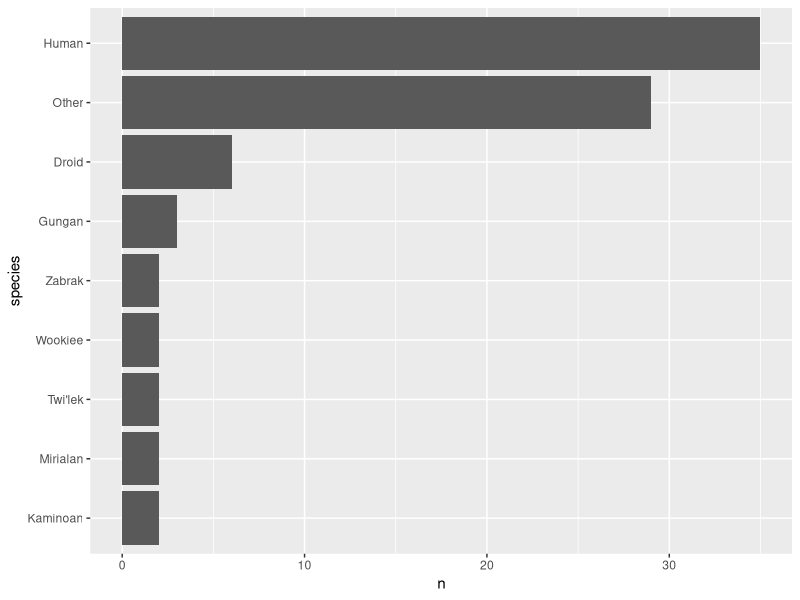
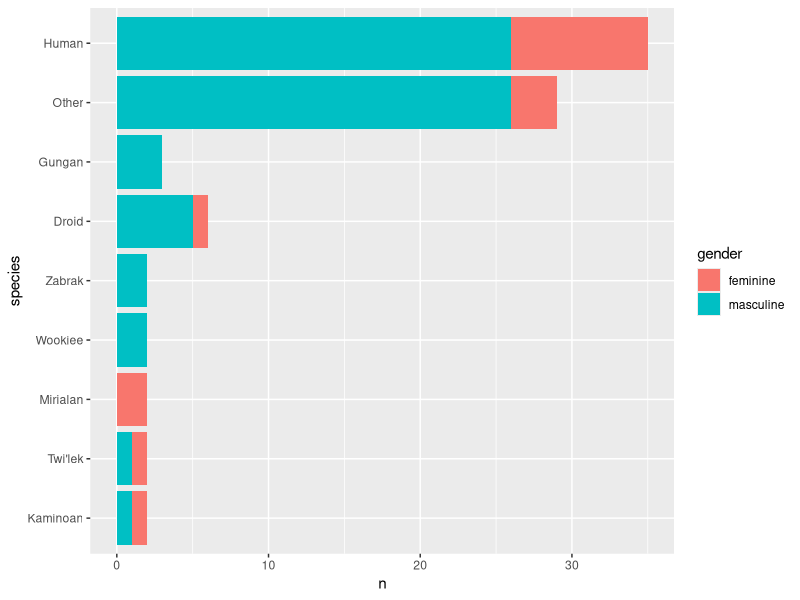
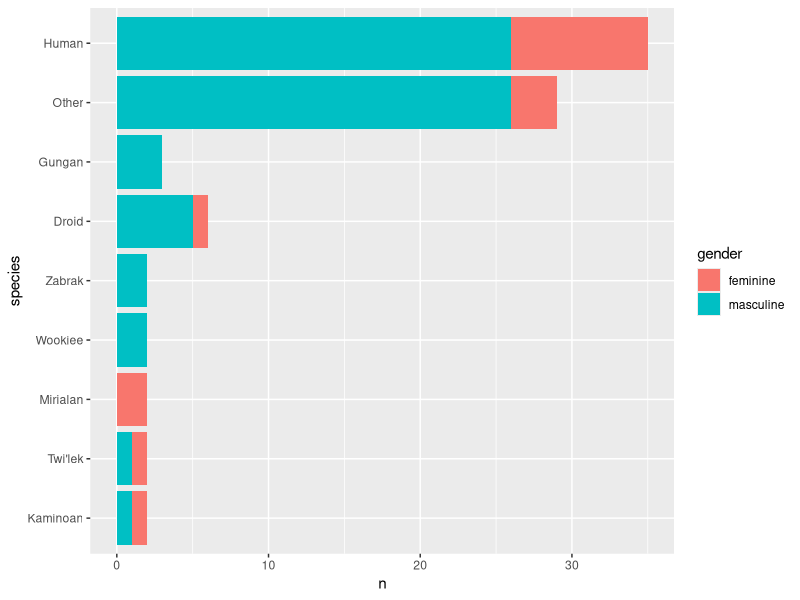
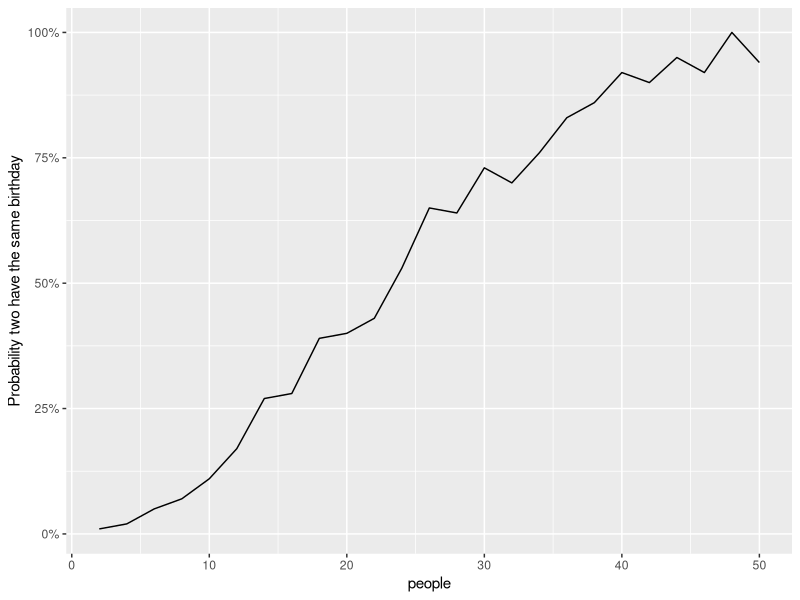
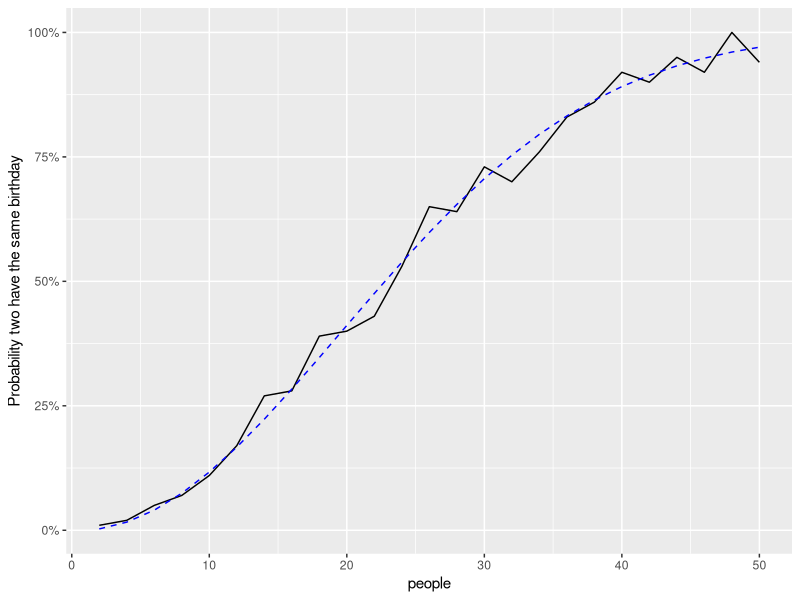
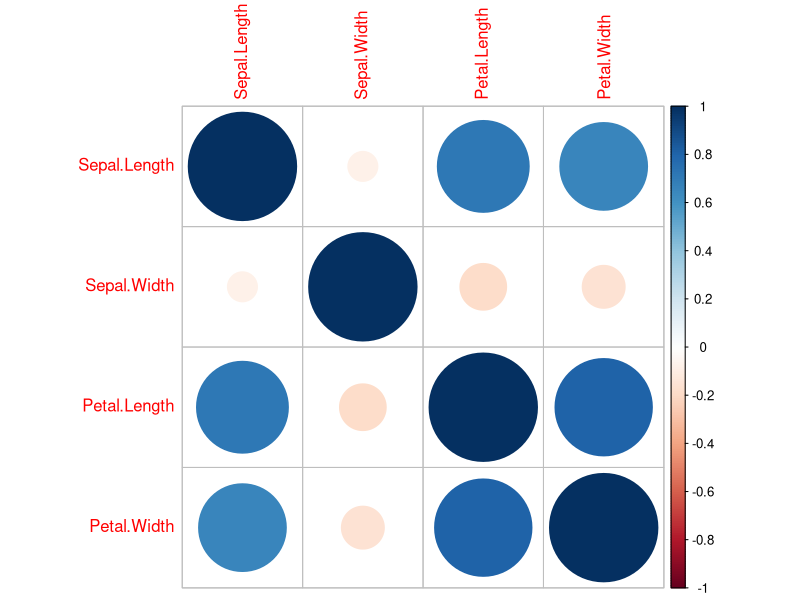
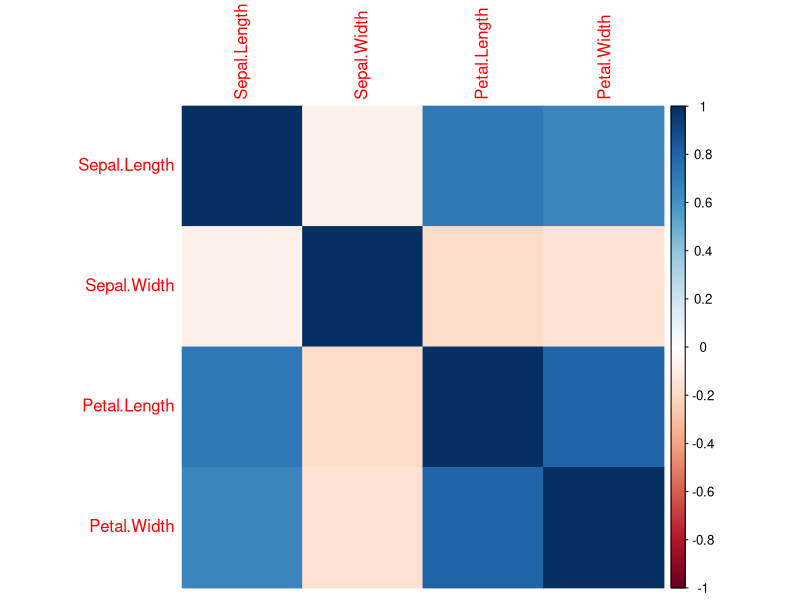
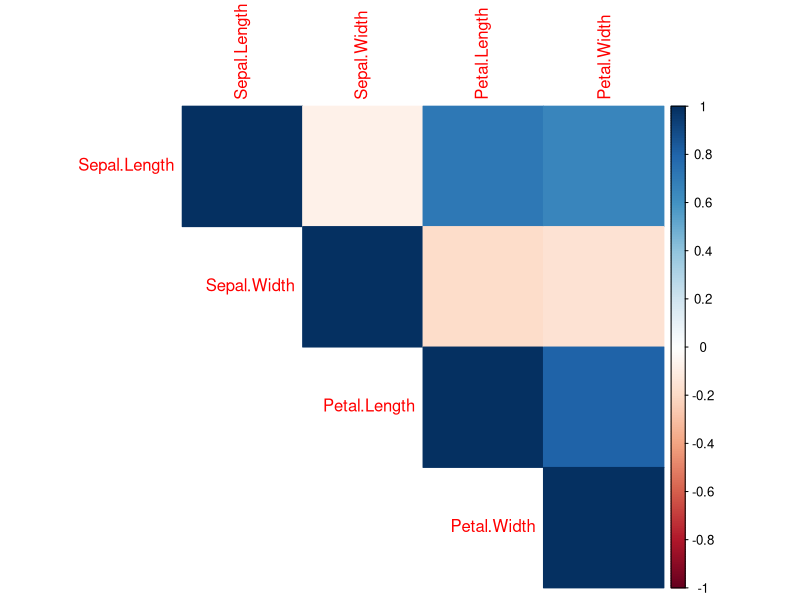

R code for these plots, in order:
## ---- chunk 1
library(tidyverse)
## ---- chunk 2
starwars %>% 
  filter(!is.na(species)) %>% 
  count(species = fct_lump(species, 5), sort = TRUE) %>% 
  mutate(species = fct_reorder(species, n)) %>% 
  ggplot(aes(species, n)) + 
  geom_col() + coord_flip()
## ---- chunk 3
starwars %>% 
  filter(!is.na(species)) %>% 
  count(species = fct_lump(species, 5), gender = fct_lump(gender, 2), sort = TRUE) %>% 
  mutate(species = fct_reorder(species, n)) %>% 
  ggplot(aes(species, n, fill = gender)) + 
  geom_col() + coord_flip()
## ---- chunk 4
starwars %>% 
  filter(!is.na(species)) %>% 
  count(species = fct_lump(species, 5), gender = fct_lump(gender, 2), sort = TRUE) %>% 
  mutate(gender = fct_explicit_na(gender),
         species = fct_reorder(species, n)) %>% 
  ggplot(aes(species, n, fill = gender)) + 
  geom_col() + coord_flip()
## ---- chunk 5
starwars %>% 
  filter(!(is.na(species))) %>% 
  group_by(species) %>% 
  summarize(n=n(), mean = mean(height, na.rm = TRUE)) %>% 
  arrange(desc(n))
## ---- chunk 6
knitr::write_bib(c(.packages(), 'bookdown', 'knitr', 'rmarkdown', 'tidyverse', 'ComplexHeatmap'), 'packages.bib')
## ---- chunk 7
sample(1:6, size=100, replace=TRUE) 
sample(1:6, size=100, replace=TRUE) %>% table()
sample(1:6, size=100, replace=TRUE) %>% table() %>% prop.table()
## ---- chunk 8
x <- 1:50
y <- 51:100

df <- data.frame(x,y)
df

set.seed(0)
train_indexes = sample(1:nrow(df), .7 * nrow(df))

train_set <- df[train_indexes,]
test_set <- df[-train_indexes,]
## ---- chunk 9
cups <- c("small", "medium", "large")
manyCups <- sample(cups, size = 100, replace = TRUE)
sizesCups <- factor(manyCups, levels = c("small", "medium", "large"))
sizesCups
## ---- chunk 10
summarized <- crossing(people = seq(2, 50, 2),
                       trial = 1:100) %>%
  mutate(birthday = map(people, ~ sample(365, .x, replace = TRUE)),
         multiple = map_lgl(birthday, ~ any(duplicated(.x)))) %>%
  group_by(people) %>%
  summarize(chance = mean(multiple))

ggplot(summarized, aes(people, chance)) +
  geom_line() +
  scale_y_continuous(labels = scales::percent_format()) +
  labs(y = "Probability two have the same birthday")

# Checking the work with pbirthday function
summarized %>% 
  mutate(exact = map_dbl(people, pbirthday)) %>% 
  ggplot(aes(people, chance)) +
  geom_line() +
  geom_line(aes(y = exact), lty = 2, color = "blue") +
  scale_y_continuous(labels = scales::percent_format()) +
  labs(y = "Probability two have the same birthday")
## ---- chunk 11
my.data <- data.frame(colOne=1:3, column2=4:6, column_3=7:9)
rownames(my.data) <- c("ant", "bee", "cat")
names(my.data)
colnames(my.data)

#make some changes
names(my.data) <- c("col_1", "col_2", "col_3")
my.data
names(my.data)[3] <- "col.3"
my.data

names(my.data)[names(my.data)=="col_2"]
my.data["col_2"]
my.data$col_2
my.data[,2]

names(my.data)[names(my.data)=="col_2"] <- "col.2"
my.data

names(my.data) <- gsub("_", ".", names(my.data))
my.data

rownames(my.data)
my.data$species <- rownames(my.data)
my.data
rownames(my.data) <- NULL
my.data
colnames(my.data) <- c("good", "better", "best", "species")
my.data

keep <- 2:ncol(my.data)
my.data[,keep]
## ---- chunk 12
iris
iris %>% select(-Species) %>% cor()

M <- iris %>% select(-Species) %>% cor(method = "kendall")
## ---- chunk 13
corrplot::corrplot(M)
corrplot::corrplot(M, method = "color")
corrplot::corrplot(M, method = "color", type = "upper")
corrplot::corrplot(M, method = "color", type = "upper", order = "hclust")
corrplot::corrplot(M, method = "color", type = "upper", order = "hclust", addCoef.col = "black")
corrplot::corrplot(M, method = "color", type = "upper", order = "hclust", addCoef.col = "black", tl.col="black")
corrplot::corrplot(M, method = "color", type = "upper", order = "hclust", addCoef.col = "black", tl.col="black", tl.srt = 45)
## ---- chunk 14
x <- 1:50
y <- 51:100

df <- data.frame(x,y)
df

case_when(
  x %% 35 == 0 ~ "fizz buzz",
  x %% 5 == 0 ~ "fizz",
  x %% 7 == 0 ~ "buzz",
  TRUE ~ as.character(x)
)
## ---- chunk 15
if_else(x %% 2 == 0, "even", "odd")
